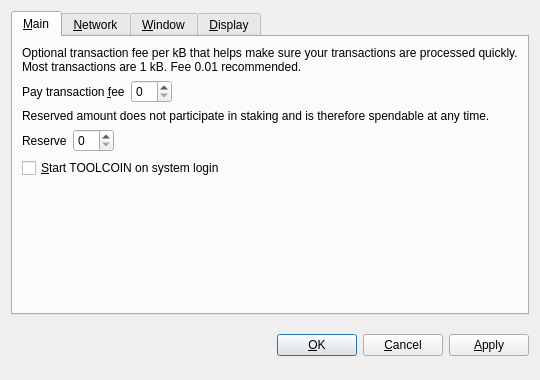
<?xml version="1.0" encoding="UTF-8"?>
<ui version="4.0">
 <class>OptionsDialog</class>
 <widget class="QDialog" name="OptionsDialog">
  <property name="geometry">
   <rect>
    <x>0</x>
    <y>0</y>
    <width>540</width>
    <height>380</height>
   </rect>
  </property>
  <property name="windowTitle">
   <string>Options</string>
  </property>
  <property name="modal">
   <bool>true</bool>
  </property>
  <layout class="QVBoxLayout" name="verticalLayout">
   <item>
    <widget class="QTabWidget" name="tabWidget">
     <property name="tabPosition">
      <enum>QTabWidget::North</enum>
     </property>
     <property name="currentIndex">
      <number>0</number>
     </property>
     <widget class="QWidget" name="tabMain">
      <attribute name="title">
       <string>&amp;Main</string>
      </attribute>
      <layout class="QVBoxLayout" name="verticalLayout_Main">
       <item>
        <widget class="QLabel" name="transactionFeeInfoLabel">
         <property name="text">
          <string>Optional transaction fee per kB that helps make sure your transactions are processed quickly. Most transactions are 1 kB. Fee 0.01 recommended.</string>
         </property>
         <property name="textFormat">
          <enum>Qt::PlainText</enum>
         </property>
         <property name="wordWrap">
          <bool>true</bool>
         </property>
        </widget>
       </item>
       <item>
        <layout class="QHBoxLayout" name="horizontalLayoutFee">
         <item>
          <widget class="QLabel" name="transactionFeeLabel">
           <property name="text">
            <string>Pay transaction &amp;fee</string>
           </property>
           <property name="textFormat">
            <enum>Qt::PlainText</enum>
           </property>
           <property name="buddy">
            <cstring>transactionFee</cstring>
           </property>
          </widget>
         </item>
         <item>
          <widget class="BitcoinAmountField" name="transactionFee"/>
         </item>
         <item>
          <spacer name="horizontalSpacerFee">
           <property name="orientation">
            <enum>Qt::Horizontal</enum>
           </property>
           <property name="sizeHint" stdset="0">
            <size>
             <width>40</width>
             <height>20</height>
            </size>
           </property>
          </spacer>
         </item>
        </layout>
       </item>
       <item>
        <widget class="QLabel" name="reserveBalanceInfoLabel">
         <property name="text">
          <string>Reserved amount does not participate in staking and is therefore spendable at any time.</string>
         </property>
         <property name="textFormat">
          <enum>Qt::PlainText</enum>
         </property>
         <property name="wordWrap">
          <bool>true</bool>
         </property>
        </widget>
       </item>
       <item>
        <layout class="QHBoxLayout" name="horizontalLayoutReserveBalance">
         <item>
          <widget class="QLabel" name="reserveBalanceLabel">
           <property name="text">
            <string>Reserve</string>
           </property>
           <property name="textFormat">
            <enum>Qt::PlainText</enum>
           </property>
           <property name="buddy">
            <cstring>reserveBalance</cstring>
           </property>
          </widget>
         </item>
         <item>
          <widget class="BitcoinAmountField" name="reserveBalance"/>
         </item>
         <item>
          <spacer name="horizontalSpacerReserveBalance">
           <property name="orientation">
            <enum>Qt::Horizontal</enum>
           </property>
           <property name="sizeHint" stdset="0">
            <size>
             <width>40</width>
             <height>20</height>
            </size>
           </property>
          </spacer>
         </item>
        </layout>
       </item>
       <item>
        <widget class="QCheckBox" name="bitcoinAtStartup">
         <property name="toolTip">
          <string>Automatically start TOOLCOIN after logging in to the system.</string>
         </property>
         <property name="text">
          <string>&amp;Start TOOLCOIN on system login</string>
         </property>
        </widget>
       </item>
       <item>
        <spacer name="verticalSpacer_Main">
         <property name="orientation">
          <enum>Qt::Vertical</enum>
         </property>
         <property name="sizeHint" stdset="0">
          <size>
           <width>20</width>
           <height>40</height>
          </size>
         </property>
        </spacer>
       </item>
      </layout>
     </widget>
     <widget class="QWidget" name="tabNetwork">
      <attribute name="title">
       <string>&amp;Network</string>
      </attribute>
      <layout class="QVBoxLayout" name="verticalLayout_Network">
       <item>
        <widget class="QCheckBox" name="mapPortUpnp">
         <property name="toolTip">
          <string>Automatically open the TOOLCOIN client port on the router. This only works when your router supports UPnP and it is enabled.</string>
         </property>
         <property name="text">
          <string>Map port using &amp;UPnP</string>
         </property>
        </widget>
       </item>
       <item>
        <widget class="QCheckBox" name="connectSocks">
         <property name="toolTip">
          <string>Connect to the TOOLCOIN network through a SOCKS proxy (e.g. when connecting through Tor).</string>
         </property>
         <property name="text">
          <string>&amp;Connect through SOCKS proxy:</string>
         </property>
        </widget>
       </item>
       <item>
        <layout class="QHBoxLayout" name="horizontalLayout_Network">
         <item>
          <widget class="QLabel" name="proxyIpLabel">
           <property name="text">
            <string>Proxy &amp;IP:</string>
           </property>
           <property name="textFormat">
            <enum>Qt::PlainText</enum>
           </property>
           <property name="buddy">
            <cstring>proxyIp</cstring>
           </property>
          </widget>
         </item>
         <item>
          <widget class="QValidatedLineEdit" name="proxyIp">
           <property name="maximumSize">
            <size>
             <width>140</width>
             <height>16777215</height>
            </size>
           </property>
           <property name="toolTip">
            <string>IP address of the proxy (e.g. 127.0.0.1)</string>
           </property>
          </widget>
         </item>
         <item>
          <widget class="QLabel" name="proxyPortLabel">
           <property name="text">
            <string>&amp;Port:</string>
           </property>
           <property name="textFormat">
            <enum>Qt::PlainText</enum>
           </property>
           <property name="buddy">
            <cstring>proxyPort</cstring>
           </property>
          </widget>
         </item>
         <item>
          <widget class="QLineEdit" name="proxyPort">
           <property name="maximumSize">
            <size>
             <width>55</width>
             <height>16777215</height>
            </size>
           </property>
           <property name="toolTip">
            <string>Port of the proxy (e.g. 9050)</string>
           </property>
          </widget>
         </item>
         <item>
          <widget class="QLabel" name="socksVersionLabel">
           <property name="text">
            <string>SOCKS &amp;Version:</string>
           </property>
           <property name="textFormat">
            <enum>Qt::PlainText</enum>
           </property>
           <property name="buddy">
            <cstring>socksVersion</cstring>
           </property>
          </widget>
         </item>
         <item>
          <widget class="QValueComboBox" name="socksVersion">
           <property name="toolTip">
            <string>SOCKS version of the proxy (e.g. 5)</string>
           </property>
          </widget>
         </item>
         <item>
          <spacer name="horizontalSpacer_Network">
           <property name="orientation">
            <enum>Qt::Horizontal</enum>
           </property>
           <property name="sizeHint" stdset="0">
            <size>
             <width>40</width>
             <height>20</height>
            </size>
           </property>
          </spacer>
         </item>
        </layout>
       </item>
       <item>
        <spacer name="verticalSpacer_Network">
         <property name="orientation">
          <enum>Qt::Vertical</enum>
         </property>
         <property name="sizeHint" stdset="0">
          <size>
           <width>20</width>
           <height>40</height>
          </size>
         </property>
        </spacer>
       </item>
      </layout>
     </widget>
     <widget class="QWidget" name="tabWindow">
      <attribute name="title">
       <string>&amp;Window</string>
      </attribute>
      <layout class="QVBoxLayout" name="verticalLayout_Window">
       <item>
        <widget class="QCheckBox" name="minimizeToTray">
         <property name="toolTip">
          <string>Show only a tray icon after minimizing the window.</string>
         </property>
         <property name="text">
          <string>&amp;Minimize to the tray instead of the taskbar</string>
         </property>
        </widget>
       </item>
       <item>
        <widget class="QCheckBox" name="minimizeOnClose">
         <property name="toolTip">
          <string>Minimize instead of exit the application when the window is closed. When this option is enabled, the application will be closed only after selecting Quit in the menu.</string>
         </property>
         <property name="text">
          <string>M&amp;inimize on close</string>
         </property>
        </widget>
       </item>
       <item>
        <spacer name="verticalSpacer_Window">
         <property name="orientation">
          <enum>Qt::Vertical</enum>
         </property>
         <property name="sizeHint" stdset="0">
          <size>
           <width>20</width>
           <height>40</height>
          </size>
         </property>
        </spacer>
       </item>
      </layout>
     </widget>
     <widget class="QWidget" name="tabDisplay">
      <attribute name="title">
       <string>&amp;Display</string>
      </attribute>
      <layout class="QVBoxLayout" name="verticalLayout_Display">
       <item>
        <layout class="QHBoxLayout" name="horizontalLayout_1_Display">
         <item>
          <widget class="QLabel" name="langLabel">
           <property name="text">
            <string>User Interface &amp;language:</string>
           </property>
           <property name="textFormat">
            <enum>Qt::PlainText</enum>
           </property>
           <property name="buddy">
            <cstring>lang</cstring>
           </property>
          </widget>
         </item>
         <item>
          <widget class="QValueComboBox" name="lang">
           <property name="toolTip">
            <string>The user interface language can be set here. This setting will take effect after restarting TOOLCOIN.</string>
           </property>
          </widget>
         </item>
        </layout>
       </item>
       <item>
        <layout class="QHBoxLayout" name="horizontalLayout_2_Display">
         <item>
          <widget class="QLabel" name="unitLabel">
           <property name="text">
            <string>&amp;Unit to show amounts in:</string>
           </property>
           <property name="textFormat">
            <enum>Qt::PlainText</enum>
           </property>
           <property name="buddy">
            <cstring>unit</cstring>
           </property>
          </widget>
         </item>
         <item>
          <widget class="QValueComboBox" name="unit">
           <property name="toolTip">
            <string>Choose the default subdivision unit to show in the interface and when sending coins.</string>
           </property>
          </widget>
         </item>
        </layout>
       </item>
       <item>
        <widget class="QCheckBox" name="displayAddresses">
         <property name="toolTip">
          <string>Whether to show TOOLCOIN addresses in the transaction list or not.</string>
         </property>
         <property name="text">
          <string>&amp;Display addresses in transaction list</string>
         </property>
        </widget>
       </item>
       <item>
        <widget class="QCheckBox" name="coinControlFeatures">
         <property name="toolTip">
          <string>Whether to show coin control features or not.</string>
         </property>
         <property name="text">
          <string>Display coin &amp;control features (experts only!)</string>
         </property>
        </widget>
       </item>
       <item>
        <spacer name="verticalSpacer_Display">
         <property name="orientation">
          <enum>Qt::Vertical</enum>
         </property>
         <property name="sizeHint" stdset="0">
          <size>
           <width>20</width>
           <height>40</height>
          </size>
         </property>
        </spacer>
       </item>
      </layout>
     </widget>
    </widget>
   </item>
   <item>
    <layout class="QHBoxLayout" name="horizontalLayout_Buttons">
     <item>
      <spacer name="horizontalSpacer_1">
       <property name="orientation">
        <enum>Qt::Horizontal</enum>
       </property>
       <property name="sizeHint" stdset="0">
        <size>
         <width>40</width>
         <height>48</height>
        </size>
       </property>
      </spacer>
     </item>
     <item>
      <widget class="QLabel" name="statusLabel">
       <property name="font">
        <font>
         <weight>75</weight>
         <bold>true</bold>
        </font>
       </property>
       <property name="text">
        <string/>
       </property>
       <property name="textFormat">
        <enum>Qt::PlainText</enum>
       </property>
       <property name="wordWrap">
        <bool>true</bool>
       </property>
      </widget>
     </item>
     <item>
      <spacer name="horizontalSpacer_2">
       <property name="orientation">
        <enum>Qt::Horizontal</enum>
       </property>
       <property name="sizeHint" stdset="0">
        <size>
         <width>40</width>
         <height>48</height>
        </size>
       </property>
      </spacer>
     </item>
     <item>
      <widget class="QPushButton" name="okButton">
       <property name="text">
        <string>&amp;OK</string>
       </property>
      </widget>
     </item>
     <item>
      <widget class="QPushButton" name="cancelButton">
       <property name="text">
        <string>&amp;Cancel</string>
       </property>
       <property name="autoDefault">
        <bool>false</bool>
       </property>
      </widget>
     </item>
     <item>
      <widget class="QPushButton" name="applyButton">
       <property name="text">
        <string>&amp;Apply</string>
       </property>
       <property name="autoDefault">
        <bool>false</bool>
       </property>
      </widget>
     </item>
    </layout>
   </item>
  </layout>
 </widget>
 <customwidgets>
  <customwidget>
   <class>BitcoinAmountField</class>
   <extends>QSpinBox</extends>
   <header>bitcoinamountfield.h</header>
  </customwidget>
  <customwidget>
   <class>QValueComboBox</class>
   <extends>QComboBox</extends>
   <header>qvaluecombobox.h</header>
  </customwidget>
  <customwidget>
   <class>QValidatedLineEdit</class>
   <extends>QLineEdit</extends>
   <header>qvalidatedlineedit.h</header>
  </customwidget>
 </customwidgets>
 <resources/>
 <connections/>
</ui>
